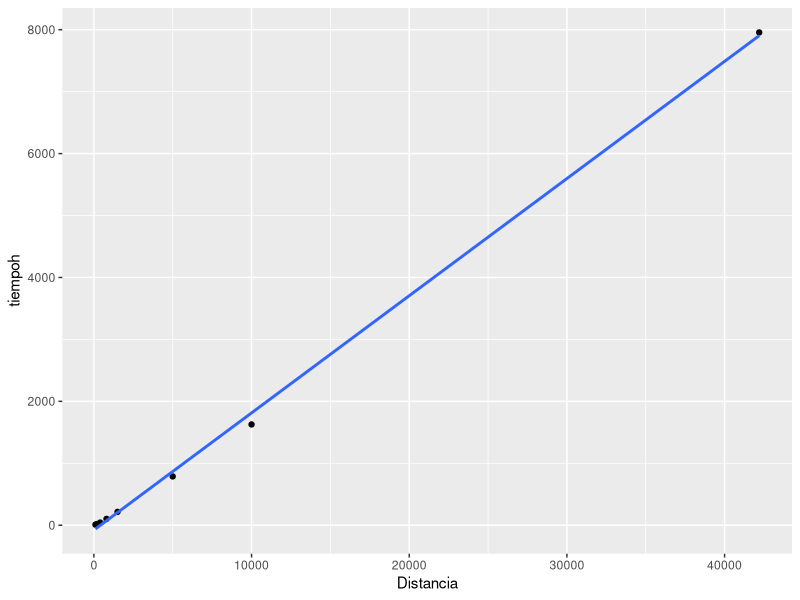
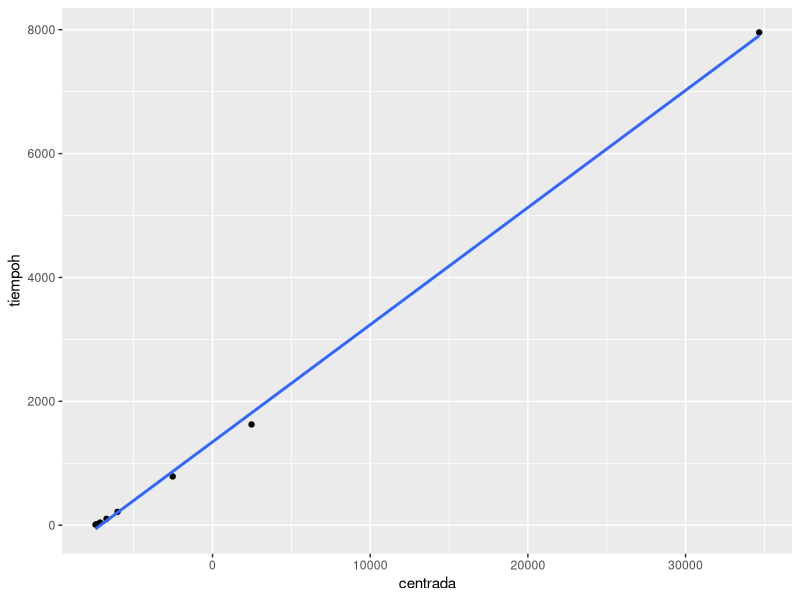

Here is the R script that generated these plots, in order:
#Ejercicio 5

Distancia<-c(100,200,400,800,1500,5000,10000,42195)

tiempoh <- c(9.84,19.32,43.19,102.58,215.78,787.96,1627.34,7956.00)

tiempom <- c( 10.84,22.12,48.25,117.73,240.83,899.88,1861.63,8765.00)

data <- cbind(Distancia,tiempoh,tiempom)

data<-data.frame(data)

colnames(data) <- c("Distancia", "Tiempo (hombres)","Tiempo (Mujeres")

class(data)

obj <- lm(tiempoh~Distancia,data)

coef(obj)

obj2 <- lm(tiempom~Distancia,data)

coef(obj2)

library(ggplot2)

ggplot(data,aes(x=Distancia,y=tiempoh))+geom_point()+geom_smooth(method = lm,se=F)


##############################

library(tidyverse)

algoh<- data%>%
  mutate(centrada=Distancia-mean(Distancia)) %>%
  lm(tiempoh~centrada, data=.)
  
algoh[["coefficients"]]

algom<- data%>%
  mutate(centrada=Distancia-mean(Distancia)) %>%
  lm(tiempom~centrada, data=.)

algom[["coefficients"]]



 #Grafico
data%>%
  mutate(centrada=Distancia-mean(Distancia))%>%
  lm(tiempoh~centrada, data=.)%>%
  ggplot(.,aes(x=centrada,y=tiempoh))+geom_point()+geom_smooth(method = lm,se=F)


#Son los hombres más rápidos?

modh <- lm(tiempoh~Distancia,data = data)

sum(coef(modh)*c(1,3000))

predict(modh,newdata=data.frame(Distancia=3000))
















































